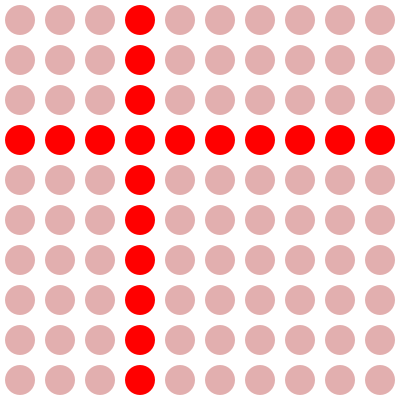
Frame 1 (no input)
Frame 60 (the mouse pressed at the canvas centre just before this capture): identical to frame 1, image omitted
Frame 120 (the mouse held since frame 60 and released just before this capture): identical to frame 1, image omitted

The Processing sketch that drew this single still picture (run headless with seeded random() and noise(); from frame 60 on, the mouse is pressed at the canvas centre):

// Processing sketch: MoreCircles_java
// ── MoreCircles_java.pde
void setup()
{
  size(400,400);
  noStroke();
}
 
void draw()
{
  background(255);
 
  for (int row=0; row<10; row = row+1)
  {
    for (int col=0; col<10; col = col+1)
    {
      if (row == 3 || col == 3) {
        fill(255, 0, 0);
      }
      else {
        fill(180,50, 50, 100);
      }
      circle(20 + col*40, 20 + row*40,30);
      
    }
  }
}
